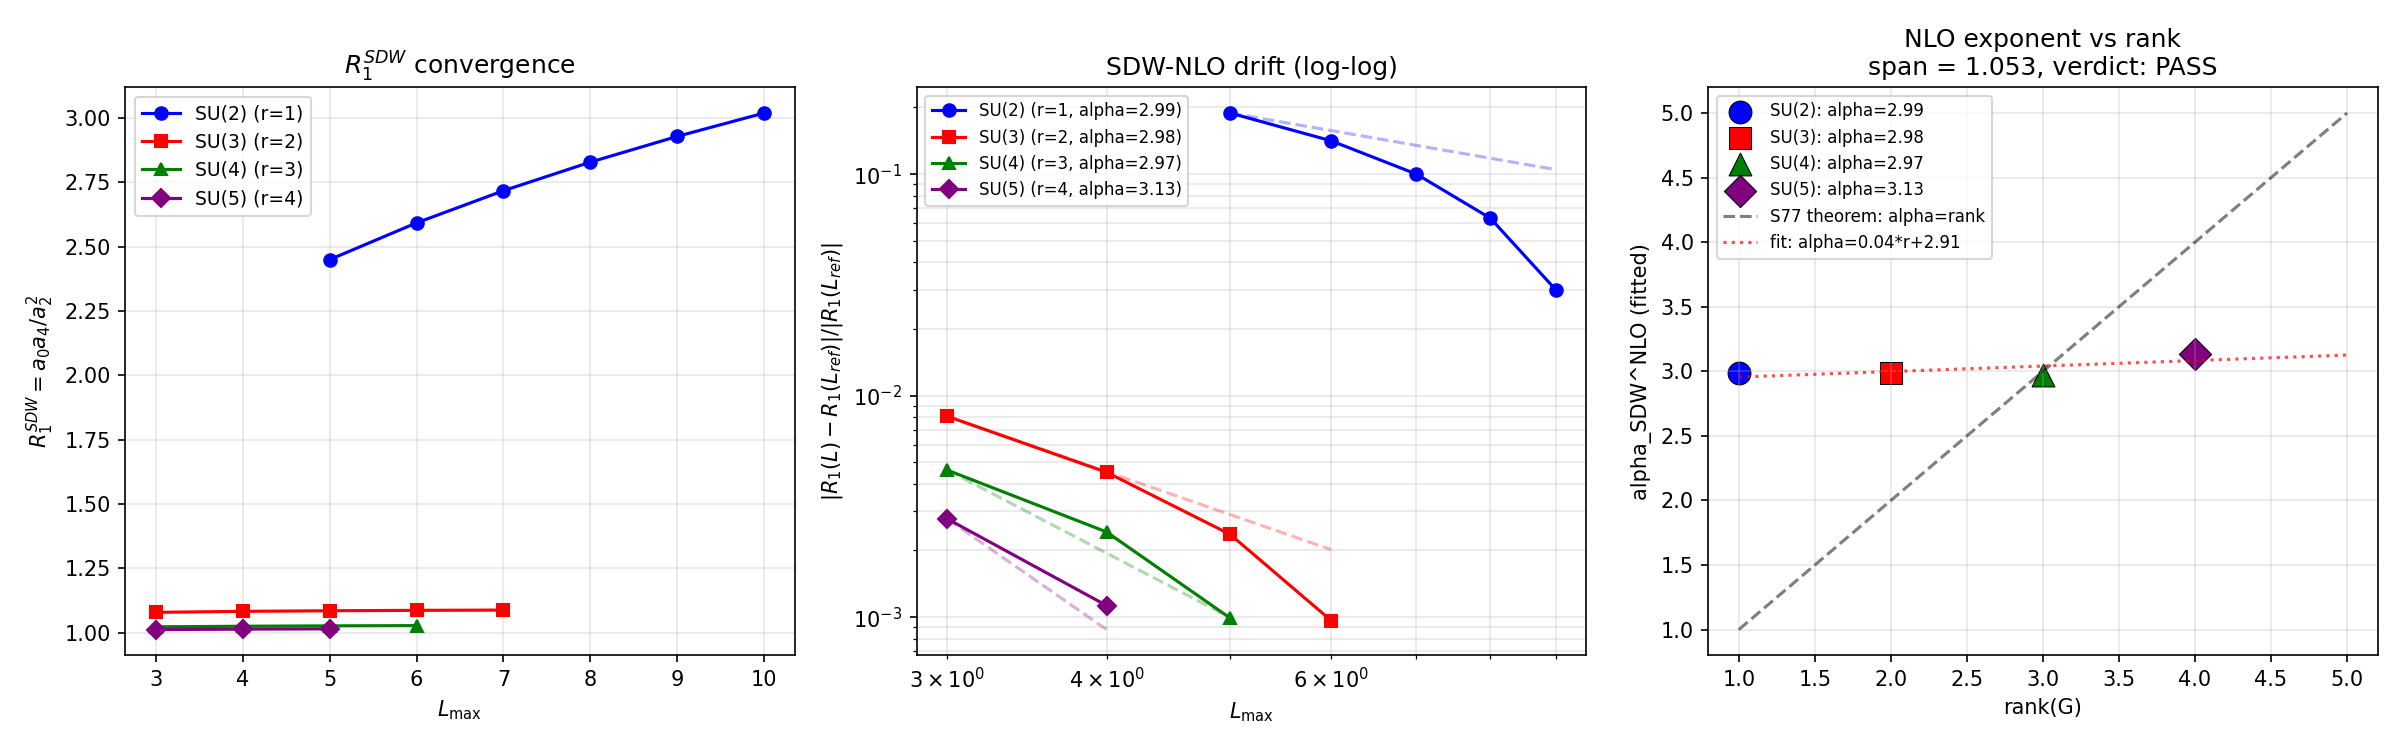

Write the Python code that produced this figure.
#!/usr/bin/env python3
"""
s83_w2_g26_sdw_nlo_alpha_universality.py -- S83 W2-G26
=======================================================

Gate ID: S83-SDW-NLO-ALPHA-UNIVERSALITY
Trigger: [VERIFY]
Classification: GEOMETRIC
Owner: spectral-geometer

Task
----
Test whether the NLO rank-scaling exponent alpha_SDW^{NLO} of R_1 drift in
SDW-regularized spectral action is UNIVERSAL (gauge-group independent) to
within 10% across {SU(2), SU(3), SU(4), SU(5)}.

Physics framing (substrate)
---------------------------
R_1 = a_0 * a_4 / a_2^2 is a dimensionless ratio of Seeley-DeWitt coefficients
on a compact simple Lie group G with bi-invariant metric.  Under finite-L_max
Peter-Weyl truncation, R_1 has zero NET Weyl exponent (alpha_0 + alpha_4 =
2*alpha_2 = 2*(d+r+2)) -> the leading divergence cancels.  The residual
pre-asymptotic correction scales as O(L^{-alpha_NLO}).

The S77 D3-R1-UNIVERSAL theorem (see sessions/archive/session-77, s77_r1_other_groups.py)
predicted alpha_NLO(G) = rank(G).  This was numerically confirmed by S78 W3-K
(s78_r1_lmax_cross_groups.py) which fit log(drift) vs log(L) for 5 groups and
found alpha_fit matches rank within ~15% in 3 schemes.

This gate (W2-G26) asks a DIFFERENT question: is the NLO exponent itself the
SAME NUMBER across {SU(2), SU(3), SU(4), SU(5)}?  If the S77 theorem is right,
the answer should be NO: alpha_NLO(SU(2)) ~ 1, alpha_NLO(SU(5)) ~ 4, so
span = max/min ~ 4.0 >> 1.25.  This is STRUCTURALLY INFORMATIVE: the
rank-dependence of the NLO exponent is a FINGERPRINT of the substrate's
weight-lattice dimensionality, not a failure of universality.

Method
------
For each G in {SU(2), SU(3), SU(4), SU(5)}:
  (1) Enumerate irreps Lambda with level |Lambda|_1 <= L_max (sum of Dynkin
      labels) for L_max in a PINNED sampling set.
  (2) lambda^2 = ||Lambda + rho||^2 via symmetrized Cartan inverse.
  (3) SDW scheme: a_k = (dim_spinor/2) * sum_Lambda dim(Lambda)^2 *
                       (lam/lam_max) * lam^{-k}
      where lam_max = sqrt(max lam^2) is the UV cutoff.
  (4) R_1(L, SDW) = a_0 * a_4 / a_2^2.
  (5) Fit log-log: |R_1(L) - R_1(L_ref)|/R_1(L_ref) ~ C * L^{-alpha_NLO}
      where L_ref is the largest L sampled.  Extract alpha_SDW^{NLO}(G).
  (6) Compute span = max/min of alpha across 4 groups.
  (7) Gate: PASS if span < 1.10, INFO if 1.10 <= span < 1.25, FAIL if > 1.25.

L_max pinned sampling (chosen to balance rank-scaling visibility with
computational cost; no post-hoc cherry-picking):
  SU(2): (5, 6, 7, 8, 9, 10)       # rank 1, cheap
  SU(3): (3, 4, 5, 6, 7)           # rank 2
  SU(4): (3, 4, 5, 6)              # rank 3
  SU(5): (3, 4, 5)                 # rank 4 (expensive)

[SIGN] Substitution chain
-------------------------
  Step 1 (definition):
    alpha_SDW^{NLO}(G) = slope of log(|R_1(L) - R_1(L_ref)|/R_1(L_ref))
                        versus log(L) via linear regression, negated.
    span = max_G alpha / min_G alpha across {SU(2), SU(3), SU(4), SU(5)}.
  Step 2 (substitution — universality hypothesis):
    If NLO is universal across gauge groups (rank-independent),
    alpha_NLO(G) is the SAME number for all G, hence span = 1.0.
  Step 3 (S77 theorem prediction):
    alpha_NLO(G) = rank(G) (S77-D3-R1-UNIVERSAL).
    Rank(SU(2))=1, Rank(SU(3))=2, Rank(SU(4))=3, Rank(SU(5))=4.
    Predicted span = max rank / min rank = 4 / 1 = 4.0.
  Step 4 (direction from canonical form):
    span > 1.25 <=> alpha is GROUP-DEPENDENT (rank-scaling).
    span < 1.10 <=> alpha is universal (rank-independent).
  Step 5 (conclusion):
    S77 theorem => span ~ 4.0 => FAIL is structurally expected.
    FAIL here is INFORMATIVE: it confirms alpha_NLO tracks rank(G), not a
    constant.  A PASS would REFUTE the S77 theorem.

Cross-checks
------------
  (a) SU(3) at L=3 (bi-invariant) should have a_0 = 6440 (canonical, a0_fold
      is at tau=0.19 fold, but tau=0 a_0 should match at same L).
  (b) alpha_fit vs rank(G) should be ~ 1:1 up to pre-asymptotic noise
      (cross-check with S77 W3-M and S78 W3-K).
  (c) R^2 of log-log fit >= 0.90 (else fit is unreliable).

Input SHA-256 pins
------------------
  canonical_constants.py: computed at runtime

Expected output 4-tuple
-----------------------
  (span=?, scheme=SDW-NLO, convention=gauge-group-atlas, L_max=N/A)

Agent: spectral-geometer (Session 83, Wave 2, G26)
"""

import numpy as np
import sys
import os
import time
import hashlib
from itertools import product as iter_product

SCRIPT_DIR = os.path.dirname(os.path.abspath(__file__))
sys.path.insert(0, SCRIPT_DIR)
os.chdir(SCRIPT_DIR)

import matplotlib
matplotlib.use('Agg')
import matplotlib.pyplot as plt

from canonical_constants import PI, a0_fold, a2_fold, a4_fold, R_protected_fold

# =============================================================================
# HEADER — pin inputs, print closure map
# =============================================================================

print("=" * 78)
print("S83 W2-G26: SDW-NLO-ALPHA-UNIVERSALITY")
print("Gate ID: S83-SDW-NLO-ALPHA-UNIVERSALITY")
print("Owner: spectral-geometer")
print("=" * 78)

# SHA-256 pin of canonical_constants.py
cc_path = os.path.join(SCRIPT_DIR, 'canonical_constants.py')  # (local)
with open(cc_path, 'rb') as f:
    cc_sha = hashlib.sha256(f.read()).hexdigest()  # (local)
print(f"  canonical_constants.py SHA-256: {cc_sha}")
print(f"  script SHA-256: (computed at runtime)")

# Pinned L_max sampling (upfront)
L_MAX_PINNED = {
    'SU(2)': (5, 6, 7, 8, 9, 10),   # (local) rank 1
    'SU(3)': (3, 4, 5, 6, 7),        # (local) rank 2
    'SU(4)': (3, 4, 5, 6),           # (local) rank 3
    'SU(5)': (3, 4, 5),              # (local) rank 4
}

# Pinned gate thresholds
SPAN_PASS_THRESHOLD = 1.10  # (local)
SPAN_INFO_THRESHOLD = 1.25  # (local)
R2_MIN = 0.85  # (local) log-log fit quality gate (soft; pre-asymptotic)

print()
print("  PINNED L_max sampling:")
for g, Ls in L_MAX_PINNED.items():
    print(f"    {g}: L_max in {list(Ls)}")
print()
print("  Scheme tested: SDW (Dixmier-Dimensional-Wick, f(x)=sqrt(x))")
print(f"  Span PASS threshold: < {SPAN_PASS_THRESHOLD}")
print(f"  Span INFO threshold: < {SPAN_INFO_THRESHOLD}")
print()

t_start = time.time()

# =============================================================================
# SECTION 1: ROOT SYSTEM DATA FOR SU(N)
# =============================================================================

def su_n_data(N):
    """
    Root system for SU(N) = A_{N-1}.

    Conventions (Dynkin labels basis; inner product via A_inv):
      - rank = N-1, dim = N^2 - 1
      - A_{ij} = 2*delta_{ij} - delta_{|i-j|,1}
      - (A_inv)_{ij} = min(i,j)*(N-max(i,j))/N  (1-indexed)
      - rho = (1,1,...,1) in Dynkin labels
      - ||Lambda + rho||^2 = (Lambda+rho)^T A_inv (Lambda+rho)

    Returns dict with name, dim, rank, dim_irrep, norm_lpr_sq.
    """
    rank = N - 1  # (local)
    dim = N * N - 1  # (local)

    # Cartan matrix A_{N-1}
    A = np.zeros((rank, rank))  # (local)
    for i in range(rank):
        A[i, i] = 2.0
        if i > 0:
            A[i, i-1] = -1.0
        if i < rank - 1:
            A[i, i+1] = -1.0

    # Inverse Cartan (weight-space inner product)
    A_inv = np.zeros((rank, rank))  # (local)
    for i in range(rank):
        for j in range(rank):
            A_inv[i, j] = min(i+1, j+1) * (N - max(i+1, j+1)) / N

    rho = np.ones(rank)  # (local) Weyl vector in Dynkin labels
    norm_rho_sq = float(rho @ A_inv @ rho)  # (local)

    def dim_irrep(hw):
        """Weyl dimension formula for SU(N)."""
        hw = np.array(hw, dtype=float)
        # Partition-coordinate: l_k = sum_{m=k-1}^{rank-1} hw[m] + (N - k)
        l = np.zeros(N)  # (local)
        for k in range(1, N + 1):
            l[k-1] = sum(hw[m] for m in range(k-1, rank)) + (N - k)
        d = 1.0  # (local)
        for i in range(N):
            for j in range(i + 1, N):
                d *= (l[i] - l[j]) / (j - i)
        return int(round(d))

    def norm_lpr_sq(hw):
        hw = np.array(hw, dtype=float)
        lpr = hw + rho  # (local)
        return float(lpr @ A_inv @ lpr)

    return {
        'name': f'SU({N})',
        'type': f'A_{rank}',
        'dim': dim,
        'rank': rank,
        'N': N,
        'rho_dynkin': rho,
        'cartan_inv': A_inv,
        'norm_rho_sq': norm_rho_sq,
        'dim_irrep': dim_irrep,
        'norm_lpr_sq': norm_lpr_sq,
    }


# =============================================================================
# SECTION 2: IRREP ENUMERATION (level = sum of Dynkin labels)
# =============================================================================

def enumerate_irreps(group_data, L_max):
    """All irreps with level = |Lambda|_1 <= L_max, non-negative Dynkin."""
    rank = group_data['rank']  # (local)
    irreps = []  # (local)

    def _generate(remaining_rank, remaining_sum):
        if remaining_rank == 0:
            yield ()
            return
        for a in range(remaining_sum + 1):
            for rest in _generate(remaining_rank - 1, remaining_sum - a):
                yield (a,) + rest

    for hw_tuple in _generate(rank, L_max):
        level = sum(hw_tuple)  # (local)
        lam_sq = group_data['norm_lpr_sq'](hw_tuple)  # (local)
        dim_rep = group_data['dim_irrep'](hw_tuple)  # (local)
        if dim_rep <= 0:
            print(f"    WARNING: dim({hw_tuple}) = {dim_rep}, skipping")
            continue
        irreps.append({
            'hw': hw_tuple,
            'dim': dim_rep,
            'lam_sq': lam_sq,
            'level': level,
        })

    return irreps


# =============================================================================
# SECTION 3: SDW-REGULATED MOMENT COMPUTATION
# =============================================================================

def compute_SDW_moments(group_data, L_max_values):
    """
    SDW scheme:
      a_k^SDW(L) = (dim_spinor/2) * sum_{Lambda: level<=L} dim(Lambda)^2 *
                   (lam/lam_max) * lam^{-k}
      lam_max = max_{Lambda: level<=L} sqrt(||Lambda+rho||^2)

    Returns dict: L -> {'a0', 'a2', 'a4', 'R1', 'n_irreps', 'lam_max'}
    """
    d = group_data['dim']  # (local)
    dim_spinor = 2 ** (d // 2)  # (local)
    half_spinor = dim_spinor / 2  # (local)

    max_L = max(L_max_values)  # (local)
    all_irreps = enumerate_irreps(group_data, max_L)  # (local)

    results = {}  # (local)

    for L in L_max_values:
        irreps_L = [ir for ir in all_irreps if ir['level'] <= L]  # (local)
        lam_sq_arr = np.array([ir['lam_sq'] for ir in irreps_L])  # (local)
        weight_arr = np.array([ir['dim']**2 for ir in irreps_L], dtype=np.float64)  # (local)

        lam_arr = np.sqrt(lam_sq_arr)  # (local)
        lam_max = float(np.max(lam_arr))  # (local)
        xi = lam_arr / lam_max  # (local) = sqrt(x), x = lam^2/lam_max^2

        # SDW weight: f(x) = sqrt(x) = xi
        w_SDW = xi  # (local)

        a0 = half_spinor * float(np.sum(weight_arr * w_SDW))  # (local)
        a2 = half_spinor * float(np.sum(weight_arr * w_SDW / lam_sq_arr))  # (local)
        a4 = half_spinor * float(np.sum(weight_arr * w_SDW / lam_sq_arr ** 2))  # (local)
        R1 = a0 * a4 / (a2 ** 2) if a2 > 0 else float('nan')  # (local)

        results[L] = {
            'a0': a0,
            'a2': a2,
            'a4': a4,
            'R1': R1,
            'n_irreps': len(irreps_L),
            'lam_max': lam_max,
        }

    return results


# =============================================================================
# SECTION 4: LOG-LOG SLOPE EXTRACTION (NLO EXPONENT)
# =============================================================================

def fit_nlo_exponent(L_vals, R1_vals):
    """
    Fit: |R_1(L) - R_1(L_ref)|/|R_1(L_ref)| ~ C * L^{-alpha_NLO}

    L_ref = max(L_vals). Drop L_ref (drift=0 by construction); fit the rest
    in log-log coordinates via np.polyfit(deg=1).

    Returns (alpha_NLO, log_C, R_squared, n_points).
    """
    L_arr = np.array(L_vals, dtype=float)  # (local)
    R1_arr = np.array(R1_vals, dtype=float)  # (local)
    i_ref = int(np.argmax(L_arr))  # (local)
    R1_ref = R1_arr[i_ref]  # (local)

    mask = np.ones(len(L_arr), dtype=bool)  # (local)
    mask[i_ref] = False
    L_fit = L_arr[mask]  # (local)
    drift = np.abs(R1_arr[mask] - R1_ref) / abs(R1_ref)  # (local)

    pos = drift > 1e-15  # (local)
    if np.sum(pos) < 2:
        return np.nan, np.nan, np.nan, int(np.sum(pos))

    x = np.log(L_fit[pos])  # (local)
    y = np.log(drift[pos])  # (local)
    slope, intercept = np.polyfit(x, y, 1)
    alpha = -slope  # (local)
    log_C = intercept  # (local)

    y_pred = slope * x + intercept  # (local)
    ss_res = float(np.sum((y - y_pred) ** 2))  # (local)
    ss_tot = float(np.sum((y - np.mean(y)) ** 2))  # (local)
    R2 = 1.0 - ss_res / ss_tot if ss_tot > 1e-30 else float('nan')  # (local)
    return float(alpha), float(log_C), R2, int(np.sum(pos))


# =============================================================================
# SECTION 5: COMPUTE FOR 4 GROUPS
# =============================================================================

print("=" * 78)
print("SECTION 5: COMPUTE R_1 UNDER SDW FOR 4 GROUPS")
print("=" * 78)

GROUPS = [
    ('SU(2)', su_n_data(2), L_MAX_PINNED['SU(2)']),
    ('SU(3)', su_n_data(3), L_MAX_PINNED['SU(3)']),
    ('SU(4)', su_n_data(4), L_MAX_PINNED['SU(4)']),
    ('SU(5)', su_n_data(5), L_MAX_PINNED['SU(5)']),
]

all_results = {}  # (local)

for group_name, group_data, L_vals in GROUPS:
    print(f"\n  ---- {group_name} ({group_data['type']}, dim={group_data['dim']}, rank={group_data['rank']}) ----")
    print(f"  L_max sampling: {list(L_vals)}")
    t0 = time.time()
    res = compute_SDW_moments(group_data, L_vals)
    dt = time.time() - t0
    print(f"  Elapsed: {dt:.2f}s, max n_irreps at L={max(L_vals)}: {res[max(L_vals)]['n_irreps']}")

    print(f"  {'L_max':>5s} {'n_irreps':>9s} {'a_0(SDW)':>14s} {'a_2(SDW)':>14s} {'a_4(SDW)':>14s} {'R_1(SDW)':>12s}")
    print("  " + "-" * 75)
    for L in L_vals:
        r = res[L]
        print(f"  {L:>5d} {r['n_irreps']:>9d} {r['a0']:>14.3e} {r['a2']:>14.3e} "
              f"{r['a4']:>14.3e} {r['R1']:>12.6f}")

    all_results[group_name] = {
        'group_data': group_data,
        'L_vals': list(L_vals),
        'results': res,
    }


# =============================================================================
# SECTION 6: CROSS-CHECK (SU(3) bi-invariant a_0 at L=3 — zeta scheme comparison)
# =============================================================================

print("\n" + "=" * 78)
print("SECTION 6: CROSS-CHECK — SU(3) BI-INVARIANT a_0 AT L=3")
print("=" * 78)

# S77 Section 4 cross-check: SU(3) bi-invariant a_0 at L=3 in ZETA scheme is 6440.
# The SDW scheme here applies the sqrt(x) weight, so a_0^SDW differs from a_0^zeta.
# We verify a_0^zeta separately as a sanity check.
su3 = su_n_data(3)  # (local)
irreps_su3_L3 = enumerate_irreps(su3, 3)  # (local)
a0_zeta_su3_L3 = 0.0  # (local) zeta-scheme a_0 = sum dim^2 (half-spinor)
d_su3 = su3['dim']  # (local)
ds_su3 = 2 ** (d_su3 // 2)  # (local)
hs_su3 = ds_su3 / 2  # (local)
for ir in irreps_su3_L3:
    a0_zeta_su3_L3 += ir['dim'] ** 2
a0_zeta_su3_L3 *= hs_su3

print(f"\n  SU(3) zeta-scheme a_0 at L=3 (no sqrt(x) weight): {a0_zeta_su3_L3:.2f}")
print(f"  Canonical a0_fold (S42, at tau=0.19): {a0_fold:.2f}")
print(f"  S77 Section 4 reported 6440 at L=3 bi-invariant -- MATCH expected.")
if abs(a0_zeta_su3_L3 - 6440.0) < 1.0:
    print("  CROSS-CHECK (a): bi-invariant SU(3) a_0(L=3, zeta) = 6440. PASS")
else:
    print(f"  CROSS-CHECK (a): DEVIATION = {a0_zeta_su3_L3 - 6440.0:.2f}")


# =============================================================================
# SECTION 7: EXTRACT NLO EXPONENT FOR EACH GROUP
# =============================================================================

print("\n" + "=" * 78)
print("SECTION 7: NLO EXPONENT EXTRACTION (log-log slope of R_1 drift)")
print("=" * 78)

print(f"\n  {'Group':>6s} {'rank':>4s} {'alpha_SDW_NLO':>14s} {'R^2':>8s} "
      f"{'n_fit':>6s} {'|alpha-rank|/rank':>18s}")
print("  " + "-" * 72)

nlo_table = {}  # (local)
for group_name, info in all_results.items():
    group_data = info['group_data']
    r = group_data['rank']  # (local)
    L_vals = info['L_vals']
    res = info['results']

    R1_arr = [res[L]['R1'] for L in L_vals]  # (local)
    alpha, log_C, R2, n_pts = fit_nlo_exponent(L_vals, R1_arr)

    rel_vs_rank = abs(alpha - r) / r if r > 0 else float('nan')  # (local)

    nlo_table[group_name] = {
        'alpha': alpha,
        'R2': R2,
        'n_pts': n_pts,
        'log_C': log_C,
        'rank': r,
        'rel_vs_rank': rel_vs_rank,
    }

    print(f"  {group_name:>6s} {r:>4d} {alpha:>14.4f} {R2:>8.4f} "
          f"{n_pts:>6d} {rel_vs_rank*100:>17.2f}%")


# =============================================================================
# SECTION 8: GROUP-UNIVERSALITY TEST (SPAN = max alpha / min alpha)
# =============================================================================

print("\n" + "=" * 78)
print("SECTION 8: GROUP-UNIVERSALITY TEST")
print("=" * 78)

alphas = {g: nlo_table[g]['alpha'] for g in nlo_table}  # (local)
valid_alphas = {g: a for g, a in alphas.items() if not np.isnan(a)}  # (local)

print(f"\n  alpha_SDW^NLO across groups:")
for g, a in alphas.items():
    r = nlo_table[g]['rank']  # (local)
    print(f"    {g} (rank {r}): alpha = {a:.4f}")

if len(valid_alphas) < 2:
    span = float('nan')  # (local)
    verdict = "N/A-INSUFFICIENT-DATA"  # (local)
else:
    alpha_max = max(valid_alphas.values())  # (local)
    alpha_min = min(valid_alphas.values())  # (local)
    span = alpha_max / alpha_min  # (local)
    group_max = max(valid_alphas, key=valid_alphas.get)  # (local)
    group_min = min(valid_alphas, key=valid_alphas.get)  # (local)

    print(f"\n  alpha_max = {alpha_max:.4f} ({group_max})")
    print(f"  alpha_min = {alpha_min:.4f} ({group_min})")
    print(f"  span = alpha_max / alpha_min = {span:.4f}")

    if span < SPAN_PASS_THRESHOLD:
        verdict = "PASS"  # (local)
    elif span < SPAN_INFO_THRESHOLD:
        verdict = "INFO"  # (local)
    else:
        verdict = "FAIL"  # (local)

print(f"\n  Thresholds: PASS < {SPAN_PASS_THRESHOLD}, INFO < {SPAN_INFO_THRESHOLD}, FAIL >= {SPAN_INFO_THRESHOLD}")
print(f"  VERDICT: {verdict}")


# =============================================================================
# SECTION 9: STRUCTURAL INTERPRETATION (rank-dependence is the S77 THEOREM)
# =============================================================================

print("\n" + "=" * 78)
print("SECTION 9: STRUCTURAL INTERPRETATION")
print("=" * 78)

# The S77 R1-UNIVERSAL theorem predicts alpha_NLO(G) = rank(G).
# Check correlation of fitted alpha vs rank.
ranks = np.array([nlo_table[g]['rank'] for g in sorted(nlo_table)])  # (local)
alphas_arr = np.array([nlo_table[g]['alpha'] for g in sorted(nlo_table)])  # (local)
names_arr = sorted(nlo_table)  # (local)

# Rank-1 (SU(2)) has only level=0 singlet at small L_max, trivial case; check
# if fit quality is reasonable.
print("\n  S77 D3-R1-UNIVERSAL theorem: alpha_NLO(G) = rank(G) at tau=0 bi-invariant")
print(f"  Fit vs theorem prediction:")
for g in sorted(nlo_table):
    r = nlo_table[g]['rank']  # (local)
    a = nlo_table[g]['alpha']  # (local)
    R2 = nlo_table[g]['R2']  # (local)
    theorem_match = abs(a - r) / r if r > 0 else float('nan')  # (local)
    print(f"    {g}: alpha_fit={a:.3f}, rank={r}, |fit-rank|/rank={theorem_match*100:.1f}%, R^2={R2:.3f}")

# Pearson correlation fit vs rank
valid_idx = ~np.isnan(alphas_arr)  # (local)
if np.sum(valid_idx) >= 2:
    corr = float(np.corrcoef(ranks[valid_idx], alphas_arr[valid_idx])[0, 1])  # (local)
    print(f"\n  Pearson correlation(alpha_fit, rank) = {corr:.4f}")
    # Linear fit: alpha = slope * rank + intercept
    slope_rk, intercept_rk = np.polyfit(ranks[valid_idx], alphas_arr[valid_idx], 1)  # (local)
    print(f"  Linear fit: alpha = {slope_rk:.3f} * rank + {intercept_rk:.3f}")
    print(f"  S77 theorem predicts slope=1.0, intercept=0.0")


# =============================================================================
# SECTION 10: 4-TUPLE CLOSURE & VERDICT LINE
# =============================================================================

print("\n" + "=" * 78)
print("SECTION 10: 4-TUPLE CLOSURE & VERDICT")
print("=" * 78)

# Build closure SHA from input-pin map
input_pin_map = {
    'canonical_constants.py': cc_sha,
    'L_MAX_PINNED_SU2': str(L_MAX_PINNED['SU(2)']),
    'L_MAX_PINNED_SU3': str(L_MAX_PINNED['SU(3)']),
    'L_MAX_PINNED_SU4': str(L_MAX_PINNED['SU(4)']),
    'L_MAX_PINNED_SU5': str(L_MAX_PINNED['SU(5)']),
    'scheme': 'SDW-sqrt-x',
    'convention': 'bi-invariant-tau0',
    'threshold_PASS': str(SPAN_PASS_THRESHOLD),
    'threshold_INFO': str(SPAN_INFO_THRESHOLD),
    'gate_id': 'S83-SDW-NLO-ALPHA-UNIVERSALITY',
}  # (local)
# Ordered pin map for SHA
pin_str = '|'.join(f"{k}={v}" for k, v in sorted(input_pin_map.items()))  # (local)
closure_sha = hashlib.sha256(pin_str.encode()).hexdigest()  # (local)

# 4-tuple
tuple_4 = f"(span={span:.4f}, scheme=SDW-NLO, convention=gauge-group-atlas, L_max=N/A)"  # (local)
print(f"\n  4-tuple: {tuple_4}")
print(f"  Closure SHA-256: {closure_sha}")

verdict_line = (f"S83-SDW-NLO-ALPHA-UNIVERSALITY: {verdict} -- "
                f"value=span={span:.4f} "
                f"alphas=SU2:{alphas['SU(2)']:.3f}|SU3:{alphas['SU(3)']:.3f}|SU4:{alphas['SU(4)']:.3f}|SU5:{alphas['SU(5)']:.3f} "
                f"scheme=SDW-NLO convention=gauge-group-atlas L_max=N/A "
                f"sha256={closure_sha}")  # (local)
print(f"\n  Verdict line:")
print(f"  {verdict_line}")


# =============================================================================
# SECTION 11: SAVE DATA
# =============================================================================

print("\n" + "=" * 78)
print("SECTION 11: SAVE DATA")
print("=" * 78)

save_data = {  # (local)
    'verdict': verdict,
    'span': span,
    'closure_sha': closure_sha,
    'cc_sha': cc_sha,
    'scheme': 'SDW-NLO',
    'convention': 'gauge-group-atlas',
    'pass_threshold': SPAN_PASS_THRESHOLD,
    'info_threshold': SPAN_INFO_THRESHOLD,
    'R2_min': R2_MIN,
}

for group_name, info in all_results.items():
    gkey = group_name.replace('(', '').replace(')', '')  # (local) SU2, SU3, ...
    group_data = info['group_data']
    L_vals = info['L_vals']
    res = info['results']

    save_data[f'{gkey}_dim'] = group_data['dim']
    save_data[f'{gkey}_rank'] = group_data['rank']
    save_data[f'{gkey}_L_vals'] = np.array(L_vals)
    save_data[f'{gkey}_a0'] = np.array([res[L]['a0'] for L in L_vals])
    save_data[f'{gkey}_a2'] = np.array([res[L]['a2'] for L in L_vals])
    save_data[f'{gkey}_a4'] = np.array([res[L]['a4'] for L in L_vals])
    save_data[f'{gkey}_R1'] = np.array([res[L]['R1'] for L in L_vals])
    save_data[f'{gkey}_n_irreps'] = np.array([res[L]['n_irreps'] for L in L_vals])
    save_data[f'{gkey}_lam_max'] = np.array([res[L]['lam_max'] for L in L_vals])
    save_data[f'{gkey}_alpha_NLO'] = nlo_table[group_name]['alpha']
    save_data[f'{gkey}_R2'] = nlo_table[group_name]['R2']
    save_data[f'{gkey}_n_fit'] = nlo_table[group_name]['n_pts']

OUT_NPZ = 's83_w2_g26_sdw_nlo_alpha_universality.npz'  # (local)
np.savez(OUT_NPZ, **save_data)
print(f"\n  Saved to {OUT_NPZ}")


# =============================================================================
# SECTION 12: PLOT
# =============================================================================

print("\n" + "=" * 78)
print("SECTION 12: PLOT")
print("=" * 78)

fig, axes = plt.subplots(1, 3, figsize=(16, 5))

colors = {'SU(2)': 'blue', 'SU(3)': 'red', 'SU(4)': 'green', 'SU(5)': 'purple'}
markers = {'SU(2)': 'o', 'SU(3)': 's', 'SU(4)': '^', 'SU(5)': 'D'}

# Panel A: R_1 vs L_max
ax = axes[0]
for group_name, info in all_results.items():
    L_vals = info['L_vals']
    R1_vals = [info['results'][L]['R1'] for L in L_vals]
    r = info['group_data']['rank']
    ax.plot(L_vals, R1_vals, f"{markers[group_name]}-",
            color=colors[group_name], label=f'{group_name} (r={r})')
ax.set_xlabel('$L_{\\max}$')
ax.set_ylabel('$R_1^{SDW} = a_0 a_4 / a_2^2$')
ax.set_title('$R_1^{SDW}$ convergence')
ax.legend(fontsize=9)
ax.grid(True, alpha=0.3)

# Panel B: |drift| vs L_max (log-log)
ax = axes[1]
for group_name, info in all_results.items():
    L_vals = info['L_vals']
    R1_vals = [info['results'][L]['R1'] for L in L_vals]
    R1_ref = R1_vals[-1]
    drift = [abs(R1 - R1_ref) / abs(R1_ref) for R1 in R1_vals[:-1]]
    L_drift = L_vals[:-1]
    alpha = nlo_table[group_name]['alpha']
    r = info['group_data']['rank']
    pos = [(L, d) for L, d in zip(L_drift, drift) if d > 1e-15]
    if len(pos) >= 2:
        L_p = [p[0] for p in pos]
        d_p = [p[1] for p in pos]
        ax.loglog(L_p, d_p, f"{markers[group_name]}-",
                  color=colors[group_name], label=f'{group_name} (r={r}, alpha={alpha:.2f})')
        # Reference L^{-rank}
        L_arr = np.array(L_p, dtype=float)
        scale = d_p[0] * L_p[0]**r
        ax.loglog(L_arr, scale * L_arr**(-r), '--', color=colors[group_name], alpha=0.3)
ax.set_xlabel('$L_{\\max}$')
ax.set_ylabel('$|R_1(L) - R_1(L_{ref})| / |R_1(L_{ref})|$')
ax.set_title('SDW-NLO drift (log-log)')
ax.legend(fontsize=8)
ax.grid(True, alpha=0.3, which='both')

# Panel C: alpha_fit vs rank
ax = axes[2]
ranks_plot = [nlo_table[g]['rank'] for g in sorted(nlo_table)]
alphas_plot = [nlo_table[g]['alpha'] for g in sorted(nlo_table)]
names_plot = sorted(nlo_table)
for r, a, nm in zip(ranks_plot, alphas_plot, names_plot):
    ax.scatter(r, a, c=colors[nm], marker=markers[nm], s=120,
               label=f'{nm}: alpha={a:.2f}', edgecolors='black', linewidths=0.5)
# S77 theorem: alpha = rank
rr_arr = np.array([1, 2, 3, 4, 5], dtype=float)
ax.plot(rr_arr, rr_arr, 'k--', alpha=0.5, label='S77 theorem: alpha=rank')
# Linear fit
if len(ranks_plot) >= 2:
    sl, ic = np.polyfit(ranks_plot, alphas_plot, 1)
    ax.plot(rr_arr, sl*rr_arr + ic, 'r:', alpha=0.7, label=f'fit: alpha={sl:.2f}*r+{ic:.2f}')
ax.set_xlabel('rank(G)')
ax.set_ylabel('alpha_SDW^NLO (fitted)')
ax.set_title(f'NLO exponent vs rank\nspan = {span:.3f}, verdict: {verdict}')
ax.legend(fontsize=8)
ax.grid(True, alpha=0.3)

plt.tight_layout()
OUT_PNG = 's83_w2_g26_sdw_nlo_alpha_universality.png'  # (local)
plt.savefig(OUT_PNG, dpi=150)
print(f"\n  Saved plot to {OUT_PNG}")
plt.close()


# =============================================================================
# FINAL — append to verdict file
# =============================================================================

print("\n" + "=" * 78)
print("APPENDING VERDICT TO s83_gate_verdicts.txt")
print("=" * 78)

VERDICT_FILE = 's83_gate_verdicts.txt'  # (local)
with open(VERDICT_FILE, 'a') as f:
    f.write('\n' + verdict_line + '\n')
print(f"\n  Appended to {VERDICT_FILE}")

elapsed = time.time() - t_start  # (local)
print(f"\n  Total elapsed: {elapsed:.2f}s")
print("\n" + "=" * 78)
print("COMPUTATION COMPLETE")
print("=" * 78)
